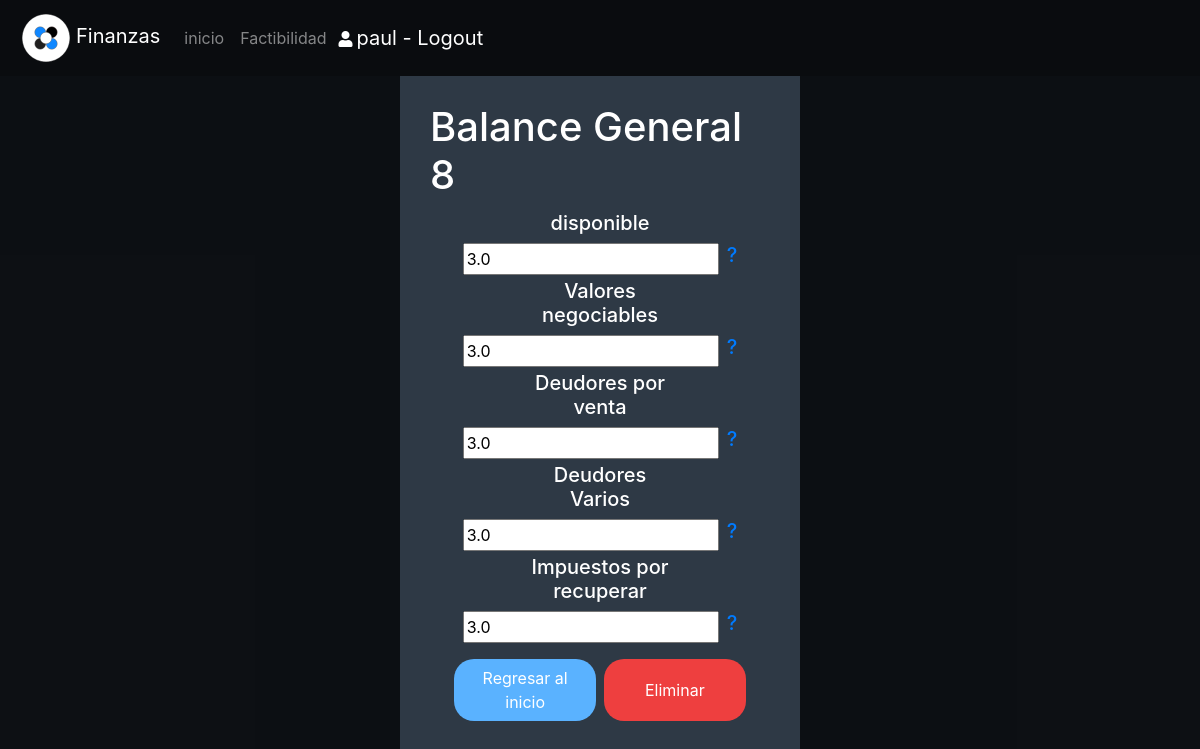
The page /gestion/eliminar/balance/8 (signed in) on the database as committed earlier.
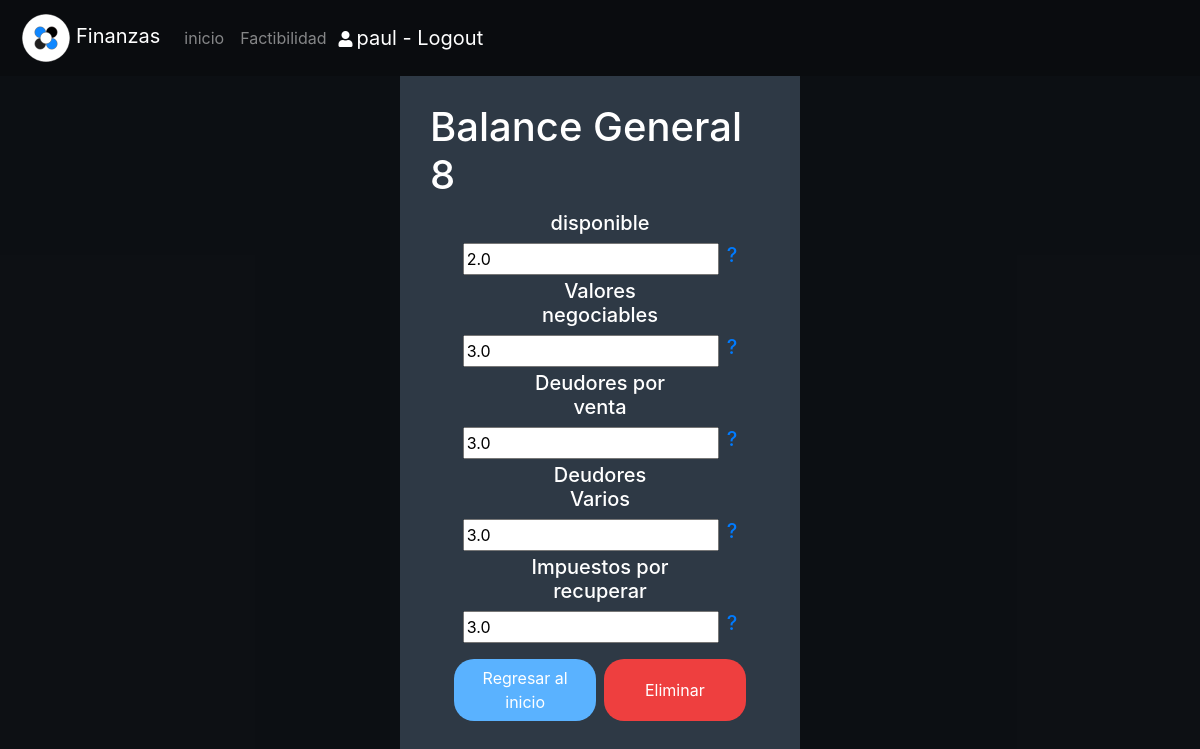
The same page on the database as committed later.
### gestion/models.py (models this page shows, shortened)
class BalanceGeneral(models.Model):
    disponible = models.FloatField(default=0)
    valoresNegociables = models.FloatField(default=0)
    deudoresPorVenta = models.FloatField(default=0)
    deudoresVarios = models.FloatField(default=0)
    impuestosPorRecuperar = models.FloatField(default=0)
    cuentaPorPagar = models.FloatField(default=0)
    provedores = models.FloatField(default=0)
    retenciones = models.FloatField(default=0)
    convenioConInstituciones = models.FloatField(default=0)
    otros = models.FloatField(default=0)
    mueblesUtiles = models.FloatField(default=0)
    maquinariaEquipoOficina = models.FloatField(default=0)
    otrosActivosFijos = models.FloatField(default=0)
    equipoTransporte = models.FloatField(default=0)
    acredoresHipotecarios = models.FloatField(default=0)
    programasComputacionales = models.FloatField(default=0)
    otros2 = models.FloatField(default=0)
    amortizaciones = models.FloatField(default=0)
    capitalSocial = models.FloatField(default=0)
    utilidadesRetenidas = models.FloatField(default=0)
    fechaCreacion = models.DateField(default=datetime.now)
    creador = models.ForeignKey(settings.AUTH_USER_MODEL,on_delete=models.CASCADE)

### gestion/views.py (the view, shortened to what this page needs)
# urls.py: path('eliminar/balance/<int:pk>',views.eliminarBalance,name='eliminarBalance'),
@login_required
def eliminarBalance(request,pk):
    if request.method == 'GET':
        try:
            balance = BalanceGeneral.objects.get(pk=pk)
        except BalanceGeneral.DoesNotExist:
            raise Http404("!el balance no existe")
        contexto={
            'b':balance
        }
        return render(request,'gestion/eliminarBalance.html',contexto)

### gestion/templates/gestion/eliminarBalance.html (shortened to what this page needs)
{% extends "base_menu.html" %}
{% load static %}
{% block content %}
<div id="${id}" class="fondo d-flex justify-content-center" tabindex="-1">
  <div id="contenedorActualizar" class="contenedorMensaje dark col-sm-12 col-md-4  d-flex justify-content-center">
    <div class="close"> <Button onclick="window.location='{% url 'gestion:index' %}'" title="Cerrar">X</Button> </div>
    <div class="row pt-4 pb-4  ml-0 mr-0 pl-0 pr-0 col-md-12 d-flex  justify-content-center rounded ">
      <div class="col-md-12 d-flex justify-content-center">
        <h1>Balance General {{ b.id }}</h1>
      </div>
      <form action="{% url 'gestion:eliminarBalance' b.id %}" method="POST">
        <div id="p1" class="row col-md-12 mt-1 mb-1 ml-0 mr-0 dflex justify-content-center inputDatos">
          <h5 class="pl-0 pr-0 text-center col-md-5">disponible</h5>
          <input class="ml-1 mr-1" id="disponible" name="disponible" type="number" value="{{ b.disponible }}">
         <a class="ml-1 mr-1 h5" href="#" title="Información adicional">?</a>
        </div>
        <div id="p2" class="row col-md-12 mt-1 mb-1 ml-0 mr-0 dflex justify-content-center inputDatos">
          <h5 class="pl-0 pr-0 text-center col-md-5">Valores negociables</h5>
          <input class="ml-1 mr-1" id="valoresNegociables" name="valoresNegociables" type="number" value="{{ b.valoresNegociables }}">
         <a class="ml-1 mr-1 h5" href="#" title="Información adicional">?</a>
        </div>
        <div id="p3" class="row col-md-12 mt-1 mb-1 ml-0 mr-0 dflex justify-content-center inputDatos">
          <h5 class="pl-0 pr-0 text-center col-md-5">Deudores por venta</h5>
          <input class="ml-1 mr-1" id="deudoresPorVenta" name="deudoresPorVenta" type="number" value="{{ b.deudoresPorVenta }}">
         <a class="ml-1 mr-1 h5" href="#" title="Información adicional">?</a>
        </div>
        <div id="p4" class="row col-md-12 mt-1 mb-1 ml-0 mr-0 dflex justify-content-center inputDatos">
          <h5 class="pl-0 pr-0 text-center col-md-5">Deudores Varios</h5>
          <input class="ml-1 mr-1" id="deudoresVarios" name="deudoresVarios" type="number" value="{{ b.deudoresVarios }}">
         <a class="ml-1 mr-1 h5" href="#" title="Información adicional">?</a>
        </div>
        <div id="p5" class="row col-md-12 mt-1 mb-1 ml-0 mr-0 dflex justify-content-center inputDatos">
          <h5 class="pl-0 pr-0 text-center col-md-5">Impuestos por recuperar</h5>
          <input class="ml-1 mr-1" id="impuestosPorRecuperar" name="impuestosPorRecuperar" type="number" value="{{ b.impuestosPorRecuperar }}">
         <a class="ml-1 mr-1 h5" href="#" title="Información adicional">?</a>
        </div>
        <div id="btnGuardarBalance" class="row col-md-12 mt-3 mb-3 ml-0 mr-0 d-flex justify-content-center inputDatos">
         <button onclick="window.loaction='{% url 'gestion:index' %}'" class="col-md-5 ml-1 mr-1 btn colorSave boton" >Regresar al inicio</button>
         <button type="submit" class="col-md-5 ml-1 mr-1 btn borrar boton" >Eliminar</button>
        </div>
    </form>
  </div>
</div>
</div>
{% endblock %}

Rows that differ between the two databases and show on the page:
changed BalanceGeneral id 8: disponible "3.0" → "2.0"
